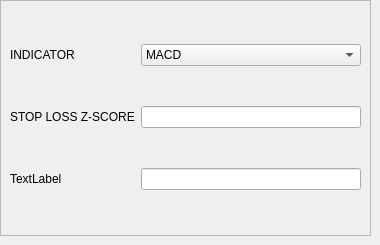
          <widget class="QWidget" name="tab_12">
           <attribute name="title">
            <string>TA</string>
           </attribute>
           <widget class="QFrame" name="frame_8">
            <property name="geometry">
             <rect>
              <x>0</x>
              <y>0</y>
              <width>371</width>
              <height>236</height>
             </rect>
            </property>
            <property name="frameShape">
             <enum>QFrame::StyledPanel</enum>
            </property>
            <property name="frameShadow">
             <enum>QFrame::Raised</enum>
            </property>
            <layout class="QGridLayout" name="gridLayout_3">
             <item row="2" column="1">
              <widget class="QLineEdit" name="lineEdit_18"/>
             </item>
             <item row="1" column="1">
              <widget class="QLineEdit" name="lineEdit_17"/>
             </item>
             <item row="0" column="0">
              <widget class="QLabel" name="label_12">
               <property name="text">
                <string>INDICATOR</string>
               </property>
              </widget>
             </item>
             <item row="2" column="0">
              <widget class="QLabel" name="label_15">
               <property name="text">
                <string>TextLabel</string>
               </property>
              </widget>
             </item>
             <item row="1" column="0">
              <widget class="QLabel" name="label_14">
               <property name="text">
                <string>STOP LOSS Z-SCORE</string>
               </property>
              </widget>
             </item>
             <item row="0" column="1">
              <widget class="QComboBox" name="comboBox_21">
               <item>
                <property name="text">
                 <string>MACD</string>
                </property>
               </item>
               <item>
                <property name="text">
                 <string>RSI</string>
                </property>
               </item>
              </widget>
             </item>
            </layout>
           </widget>
          </widget>
